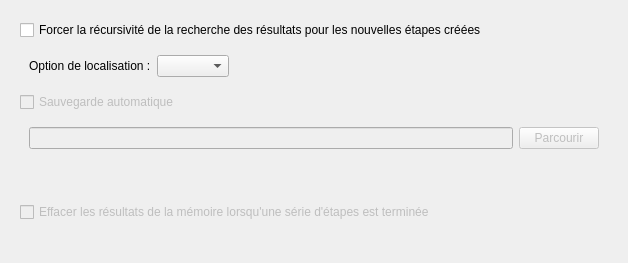
<?xml version="1.0" encoding="UTF-8"?>
<ui version="4.0">
 <class>GStepManagerOptions</class>
 <widget class="QWidget" name="GStepManagerOptions">
  <property name="geometry">
   <rect>
    <x>0</x>
    <y>0</y>
    <width>628</width>
    <height>263</height>
   </rect>
  </property>
  <property name="windowTitle">
   <string>Form</string>
  </property>
  <layout class="QVBoxLayout" name="verticalLayout_4">
   <item>
    <widget class="QWidget" name="widget_2" native="true">
     <layout class="QVBoxLayout" name="verticalLayout">
      <item>
       <layout class="QHBoxLayout" name="horizontalLayout_3">
        <item>
         <widget class="QCheckBox" name="checkBoxForceInResultModelRecursivity">
          <property name="text">
           <string>Forcer la récursivité de la recherche des résultats pour les nouvelles étapes créées</string>
          </property>
         </widget>
        </item>
       </layout>
      </item>
      <item>
       <widget class="QWidget" name="widget" native="true">
        <property name="enabled">
         <bool>true</bool>
        </property>
        <layout class="QHBoxLayout" name="horizontalLayout_2">
         <item>
          <widget class="QLabel" name="label">
           <property name="text">
            <string>Option de localisation :</string>
           </property>
          </widget>
         </item>
         <item>
          <widget class="QComboBox" name="cb_locale">
           <property name="sizeAdjustPolicy">
            <enum>QComboBox::AdjustToContents</enum>
           </property>
          </widget>
         </item>
         <item>
          <spacer name="horizontalSpacer">
           <property name="orientation">
            <enum>Qt::Horizontal</enum>
           </property>
           <property name="sizeHint" stdset="0">
            <size>
             <width>40</width>
             <height>20</height>
            </size>
           </property>
          </spacer>
         </item>
        </layout>
       </widget>
      </item>
      <item>
       <widget class="QCheckBox" name="checkBoxAutoSave">
        <property name="enabled">
         <bool>false</bool>
        </property>
        <property name="text">
         <string>Sauvegarde automatique</string>
        </property>
       </widget>
      </item>
      <item>
       <widget class="QWidget" name="widget_3" native="true">
        <layout class="QHBoxLayout" name="horizontalLayout">
         <item>
          <widget class="QLineEdit" name="lineEditAutoSaveDirPath">
           <property name="enabled">
            <bool>false</bool>
           </property>
           <property name="readOnly">
            <bool>true</bool>
           </property>
          </widget>
         </item>
         <item>
          <widget class="QPushButton" name="pushButtonAutoSave">
           <property name="enabled">
            <bool>false</bool>
           </property>
           <property name="text">
            <string>Parcourir</string>
           </property>
          </widget>
         </item>
        </layout>
       </widget>
      </item>
     </layout>
    </widget>
   </item>
   <item>
    <widget class="QWidget" name="widget_4" native="true">
     <layout class="QVBoxLayout" name="verticalLayout_3">
      <item>
       <widget class="QCheckBox" name="checkBoxClearResultFromMemory">
        <property name="enabled">
         <bool>false</bool>
        </property>
        <property name="text">
         <string>Effacer les résultats de la mémoire lorsqu'une série d'étapes est terminée</string>
        </property>
       </widget>
      </item>
     </layout>
    </widget>
   </item>
  </layout>
 </widget>
 <resources/>
 <connections/>
</ui>
